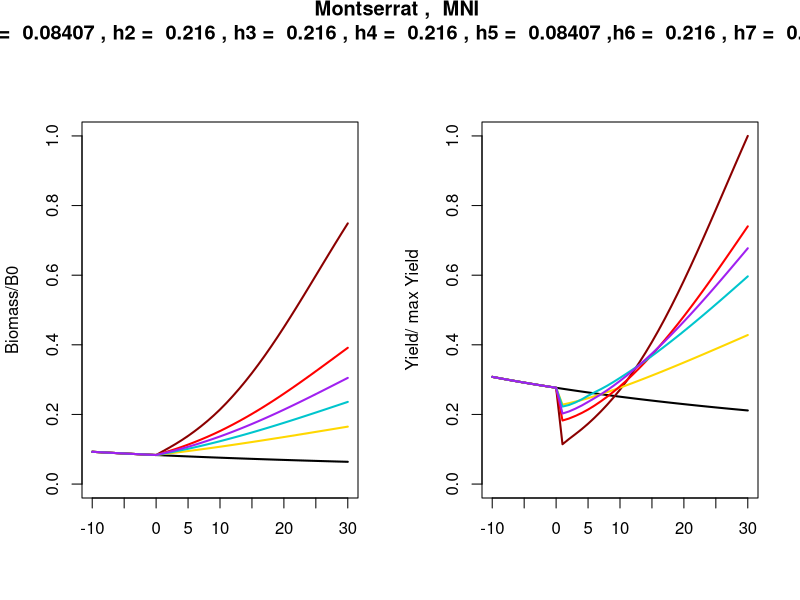

Recreate this plot in R. (Note: this script raises an error after producing the figure.)
#rough draft of FF projections 

rm(list = ls())
params<-read.csv("LifeParms_MNI.csv",header=T)
paramsSite<-read.csv("SiteParams_MNI.csv",header=T)      
      
 
 #################################################
 ##Control parameters                           #
 ##                                             #
 R0=1000                                        
 P=60                #number homogenous patches, differ only in fishing pressure
 TRfraction=1/3      #fraction of TR system to be compared to larger community, no matter how large or small TR system, we look at 2* for relative impact
 yearsOA=100
 yearsTR=30
 OAfrac=0.45          #open access equilibrium B/B0
 ##                                             #     
 ##                                             #     
 ##                                             #     
 ################################################
colvec=c(1,"darkred","gold",3,"turquoise3")
 
 
 
 
      
      #######################
      #Parameter vectors
      #######################
      
      ##import species information
      species<-params$Common              #list of species
      species_site<-params$Site           #list of sites per species
      species_country<-params$Country     #list of country per species
      Linf<-params$Linf                   #BH parameter, asymptotic length
      Linf_units<-params$LinfUnit1        #units cm, mm
      kpar<-params$k                      #BH parameter growth rate
      t0par<-params$t0                    #BH parameter, size at first settlement
      wtpar1<-params$WeightA              #weight at length parameter
      wtpar2<-params$WeightB             #weight at length parameter
      wtunit1<-params$WeightUnit1         #units cm, mm
      wtunit2<-params$WeightUnit3         #units g, kg
      max_age<-round(params$AgeAvg)              #ave max age 
      mat_age<-round(params$MatAge)              #age at maturity
      #M                                  #inst. mortality
      #m<-(1-exp(-M))                     #annual natural mortality
      mort<-params$MortYr                 #annual natural mortality
      pld<-params$PLD                     #pelagic larval duration
      moveRange<-params$Range             #maximum distance of range in linear meters
      moveRange=moveRange/1000            #convert to km
      f<-rep(1,length(species))	          #PLACEHOLDER for vector of fecundity at age
      steep<-params$Steepness             #parameter for recruitment
    
      ##import site information
      site<-as.character(paramsSite$Site)           #list of sites 
      country<-as.character(paramsSite$Country)     #list of country per site
      ##note potential to use municipal size as comparison for larger community, but need similar proxy for indo
      #note potential to add in year of NTZ implementation
      TURFarea<-paramsSite$TURF_sqkm  #TURF area in square km
      NTZarea<-paramsSite$NTZ_sqkm   #NTZ area in square km
      
      #######################
      #simulation setup
      #######################
      
      years<-yearsOA+yearsTR                      #total years for equilibrium and simulation          
      numMA=P*TRfraction                          #number of managed areas within TR system
      numOA=P-numMA
      
     
        #functions for sims
     ##############################
       
      #create functions for sims:
      #PopM will be holder for any population matrix of rows=#ageclasses and col=#areas
      eggsProduce<-function(PopM,ff,ww,mm){             ##function of population in each area, fecundity, weight, maturity
              eggProd=(ff*ww*mm)*PopM       #egg production for each age class, each area
              eggSum=colSums(eggProd)   #total egg production by area, vector of length # areas
              return(eggSum)
              }
      
      #calculates larval dispersal among patches, so far can choose between common larval pool (DL1) and gaussian dispersal (DL2)        
      settle<-function(EggV,Disp){
              settlers=EggV%*%Disp   
              return(settlers)
              }
              
      recruit<-function(setV,rec,ssb,steepness){        
              recruits=(0.8*rec*steepness*setV)/(0.2*ssb*(1.0 -steepness)+(steepness-0.2)*setV)
              return(recruits)}
              
      yieldNumbers<-function(PopM,uVec,vv){       #(pop, given vector of harvest rates for that sim, vv=selectivity)
              Nums=vv*(t(uVec*t(PopM)))
              return(Nums)
              }
                              
      yieldBio<-function(yieldN,ww){
                yieldage=yieldN*ww
                yB=colSums(yieldage)
                return(yB)
                }
                                  
               
      adultSurvival<-function(PopM,yieldN,survivals){
                fished=PopM-yieldN 
                fished[which(fished<0)]=0
                survives=(fished)*survivals
                return(survives)
                }
                
      adultMove<-function(PopM,move){
                adultPop=PopM[-1,]
                movedPop=adultPop%*%move
                addRecruits=rbind(PopM[1,],movedPop)
                return(addRecruits)
                }
                                  
      ageFish<-function(PopM,recruits){
                newPop=matrix(NA,nrow=nrow(PopM),ncol=ncol(PopM))
                newPop[1,]=recruits  #recruits is vector of number of recruits by each area
                newPop[2:nrow(PopM),]=PopM[1:(nrow(PopM)-1),]
                newPop[nrow(PopM),]=newPop[nrow(PopM),]+PopM[nrow(PopM),]
                return(newPop)
                }
      
      
       Biomass<-function(PopM,ww){
                biomassage=PopM*ww
                biomass=colSums(biomassage)
                return(biomass)
                }
      
      
      
      
      
      
      
      
      
      
      
      
      
      
      
      
      
      
      
      
      
      
      
      
      
      
      
      
#                        pdf(file="HilaryPlots.pdf")
        
      #########################################################################################################################
    ##START SIMS OVER SITES##
      
      for(loc in 1:length(paramsSite)){
           
           numNTZ=round((NTZarea[loc]/(TURFarea[loc]+NTZarea[loc]))*numMA)         #number of NTZ areas within the managed areas
           if((numNTZ%%2)==0){                                      #this sets up structure of area with 1 as managed and 0 as NTZ, with NTZ placed in cemter of managed
              MAstructure=c(rep(1,(numMA-numNTZ)/2),rep(0,numNTZ),rep(1,(numMA-numNTZ)/2))
            } else{
              MAstructure=c(rep(1,round((numMA-numNTZ)/2)),rep(0,numNTZ),rep(1,round((numMA-numNTZ)/2)-1))
            }  
          areaSize=(NTZarea[loc]+TURFarea[loc])/numMA
          
          #identify species at site
          species_pointer=which(species_site==site[loc])      #gives vector of locations for the species that belong to this site
          numSpecies=length(species_pointer)
      
           scen3CompareYield=matrix(NA,nrow=numSpecies,ncol=years)      #save scen 3 for species at a site to compare
          #########################################################################################################################
          ##START SIMS OVER SPECIES##
          ###########################
       for(ss in 1:numSpecies){
              sp=species_pointer[ss]  #find the location value for each species
                   
                ages<-NA                         #reset all values so nothing caries over from previous species
                len<-NA
                wt<-NA                
                sigmaL<-NA
                sigmaA<-NA
                mat<-NA
                fec<-NA
                surv<-NA
                v1<-NA
                v2<-NA
                v3<-NA        #placeholder for common size limit across species given length or weight
                
                ages<-seq(0,max_age[sp],1)                                 #vector of ages considered
                len<-Linf[sp]*(1-exp(-kpar[sp]*(ages-t0par[sp])))          #vector of lengths
                #convert length units to match units for wt relationship
                if(Linf_units[sp]!=wtunit1[sp]){
                  if(Linf_units[sp]=="cm") len=len*10
                  if(Linf_units[sp]=="mm") len=len/10
                }
                wt<-wtpar1[sp]*len^wtpar2[sp]                             #vector of mass at age
                if(wtunit2[sp]=="g") wt=wt/1000                                #convert to kg
              
                mat<-c(rep(0,mat_age[sp]),rep(1,max_age[sp]+1-mat_age[sp]))     #vector of to flag mature fish, assuming knife edge maturity
                                                                          #NOTE: this rounds mat age from a conversion from mat length, best to change this to mat length somehow?
                fec<-rep(f[sp],max_age[sp]+1)
                surv<-c(1,rep(1-mort[sp],max_age[sp]))
                
                standardDist<-moveRange[sp]/areaSize                  #Standardized movement range in #patches from center of patch
                sigmaA<-min(standardDist/1.65,20)                  #Adult movement parameter, sd on standard normal gaussian, limit sigma to 20 for matrix setup 
                #placeholder for PLD to area size equation...
                sigmaL<-2                     #Larval dispersal distance parameter, sd on standard normal gaussian
                   
                v1=c(c(0,rep(1,max_age[sp])))  #vector of selectivity ASSUMING fishing all fish age 1 and up, regardless of size   
                v2=c(rep(0,mat_age[sp]+2),rep(1,max_age[sp]-1-mat_age[sp]))           #this allows each species to reach maturity and waits 2 years
                   
                 ##################################
                #Movement
                ##################################

                #dispersal:common larval pool
                	DL1=matrix(1/(P),nrow=P,ncol=P)

                #dispersal:gaussian movement
                	#create movement probability matrix, start with distance matrix
                	area.loc<-seq(-(P-1),2*P,1)
                	area.cur<-seq(1,P,1)

                	#create distance matrix
                	dist<-matrix(NA,nrow=P,ncol=P*3)
                	for(i in 1:P)
                		{
                			for(j in 1:(P*3))
                			{
                			dist[i,j]<-area.cur[i]-area.loc[j]
                			}
                		}
                	#now create the movement matrix of probabilities of movement
                	p.init<-round(exp(-((dist)^2)/(2*(sigmaL^2))),2)

                	#now add matrices on ends to wrap movement and normalize so movement from any one area sums to one
                	p.all<-matrix(NA,nrow=P,ncol=(3*P))
                	for(i in 1:P)
                	{
                		for(j in 1:(3*P))
                		{
                			p.all[i,j]<-(p.init[i,j])/sum(p.init[i,])
                		}
                	}
                  
                	p1<-p.all[,1:P]
                	p2<-p.all[,(2*P+1):(3*P)]
                	parea<-p.all[,(P+1):(2*P)]
                	DL2<-p1+p2+parea


                  ###FOR ADULTS#########
                	p.init.A<-round(exp(-((dist)^2)/(2*(sigmaA^2))),2)

                	#now add matrices on ends to wrap movement and normalize so movement from any one area sums to one
                	p.all.A<-matrix(NA,nrow=P,ncol=(3*P))
                	for(i in 1:P)
                	{
                		for(j in 1:(3*P))
                		{
                			p.all.A[i,j]<-(p.init.A[i,j])/sum(p.init.A[i,])
                		}
                	}
                
                	p1.A<-p.all.A[,1:P]
                	p2.A<-p.all.A[,(2*P+1):(3*P)]
                	parea.A<-p.all.A[,(P+1):(2*P)]
                	DA<-p1.A+p2.A+parea.A

                 ###############################


               
                 
                 
                 
                 
                 
                  ###########################################################################################################################
                  #find u OA and opt for each species and store
                  #find for one area, this does not find opt with movement and pressure
                 
                 
 
                  ####################
                  #starting conditions
                  ####################
                  x=NA
                  initPop=NA
                  initPopM=NA
                  SSB0_area=NA
                  B0_area=NA
             
                  x<-max_age[sp]
                  initPop=rep(NA,x+1)      
                  for(d in 1:(x+1)){                                          #create initial population structure at unfished equilibrium for isolated population
                        if (d==1) initPop[d]=R0
                        if  (d>1 & d<=x) initPop[d]= initPop[(d-1)]*surv[d-1]
                        if  (d>x) initPop[d]=initPop[(d-1)]*surv[d-1]/(1-surv[d])
                        } #end ages
                      
                  SSB0_area=sum(wt*fec*mat*initPop)                  #unfished spawning stock biomass for one area
                  B0_area=sum(wt*initPop)                          #unfished biomass for one area
                  initPopM=matrix(initPop,nrow=x+1,ncol=P)        #initial population matrix, rows represent ages, columns are areas
                  
                  
                   
                    ###########################
                  #function to find optimized harvest rate for single area (equal in each area for now)
                  ##NOTE, this has to be done here for now, as I don't know how to optimize with a function with multiple arguments 
                  maxHarvestRate=function(u){
                    u1=u[1]
                    pop=initPop
                    for(tempy in 1:yearsOA){
                      Eggs=sum(fec*mat*pop*wt)
                      Rec=(0.8*R0*steep[sp]*Eggs)/(0.2*SSB0_area*(1.0 -steep[sp])+(steep[sp]-0.2)*Eggs)
                      yieldB=sum(pop*u1*v1*wt)
                      yield=pop*u1*v1
                      pop=(pop-yield)*surv    
                      ptemp=pop
                      pop[1]<-Rec
                      pop[x+1]<-ptemp[x]+ptemp[x+1]
                      pop[2:x]<-ptemp[1:(x-1)]
                      
                      }
                   
                    return(-yieldB)
                  }
                  
                   
                  #find opt u for v1(selecting age 1 and up)
                  findopt<-optimize(maxHarvestRate,c(0,1))
                  u1_opt<-findopt$minimum
                  
                   #probably a much better way to do this, but optimizing for a different v2 (selecting one year after maturity)
                 maxHarvestRate2=function(u){
                    u1=u[1]
                    pop=initPop
                    for(tempy in 1:yearsOA){
                      Eggs=sum(fec*mat*pop*wt)
                      Rec=(0.8*R0*steep[sp]*Eggs)/(0.2*SSB0_area*(1.0 -steep[sp])+(steep[sp]-0.2)*Eggs)
                      yieldB=sum(pop*u1*v2*wt)
                      yield=pop*u1*v2
                      pop=(pop-yield)*surv    
                      ptemp=pop
                      pop[1]<-Rec
                      pop[x+1]<-ptemp[x]+ptemp[x+1]
                      pop[2:x]<-ptemp[1:(x-1)]
                      
                      }
                   
                    return(-yieldB)
                  }
                  
                   
                  #find opt u for v1(selecting age 1 and up)
                  findopt<-optimize(maxHarvestRate2,c(0,1))
                  u2_opt<-min(findopt$minimum,0.99)
                
                  
                  
                  #now also find an open access that makes sense, such that B/B0 is approximately 0.1, specifically OAfrac from control panel
                  
                  
                  
                  OAHarvestRate=function(u){
                    u1=u[1]
                    pop=initPop
                    for(tempy in 1:yearsOA){
                      Eggs=sum(fec*mat*pop*wt)
                      Rec=(0.8*R0*steep[sp]*Eggs)/(0.2*SSB0_area*(1.0 -steep[sp])+(steep[sp]-0.2)*Eggs)  
                      yieldB=sum(pop*u1*v1*wt)
                      yield=pop*u1*v1
                      pop=(pop-yield)*surv    
                      ptemp=pop
                      pop[1]<-Rec
                      pop[x+1]<-ptemp[x]+ptemp[x+1]
                      pop[2:x]<-ptemp[1:(x-1)]
                      }
                      Biomass=(sum(pop*wt))
                      BioFrac=((Biomass/B0_area)-OAfrac)^2
                    return(BioFrac)
                  }
                  
                  findOA<-optimize(OAHarvestRate,c(0,1))
                  OArate1<-findOA$minimum

                    ####and again for v2
                                  
                  OAHarvestRate2=function(u){
                    u1=u[1]
                    pop=initPop
                    for(tempy in 1:yearsOA){
                      Eggs=sum(fec*mat*pop*wt)
                      Rec=(0.8*R0*steep[sp]*Eggs)/(0.2*SSB0_area*(1.0 -steep[sp])+(steep[sp]-0.2)*Eggs)  
                      yieldB=sum(pop*u1*v2*wt)
                      yield=pop*u1*v2
                      pop=(pop-yield)*surv    
                      ptemp=pop
                      pop[1]<-Rec
                      pop[x+1]<-ptemp[x]+ptemp[x+1]
                      pop[2:x]<-ptemp[1:(x-1)]
                      }
                      Biomass=(sum(pop*wt))
                      BioFrac=((Biomass/B0_area)-OAfrac)^2
                    return(BioFrac)
                  }
                  
                  findOA<-optimize(OAHarvestRate2,c(0,1))
                  OArate2<-findOA$minimum
                  
                  
                  
                  
                  
                  ############################
                  #Scenaro SIMULATION
                  
                  setupA=rep(1,P*TRfraction)      #status quo, no NTZ
                  setupB=MAstructure              #existing NTZ structure
                  setupC=c(rep(1,(numMA-0.5*numMA)/2),rep(0,0.5*numMA),rep(1,(numMA-0.5*numMA)/2))   #20% NTZ 
                  setupD=rep(0,20) #30% of total area is NTZ
                  scenarios=6
                  #currentF=0.28, 
                  current_u<-0.216
                  scens=matrix(NA,nrow=scenarios,ncol=P)
                  #scens[1,]=c(rep(current_u,(P-P*TRfraction)/2),current_u*setupA,rep(current_u,(P-P*TRfraction)/2))#open access at current harvesst rate
                  #scens[1,]=c(rep(OArate1,(P-P*TRfraction)/2),OArate1*setupA,rep(OArate1,(P-P*TRfraction)/2)) #Assume a Catch Limit that is set to maintain current biomass level
                  scens[1,]=c(rep(current_u,(P-P*TRfraction)/2),current_u*setupA,rep(current_u,(P-P*TRfraction)/2)) # Assume current fishing pressure continues
                  scens[2,]=c(rep(u1_opt,(P-P*TRfraction)/2),u1_opt*setupA,rep(u1_opt,(P-P*TRfraction)/2)) #  Catch limit # Reduce harvest by 20%
                  scens[3,]=c(rep(current_u,(P-P*TRfraction)/2),current_u*setupC,rep(current_u,(P-P*TRfraction)/2)) # 16.6% of total are no take
                  scens[4,]=c(rep(current_u,(P-P*TRfraction)/2),current_u*setupD,rep(current_u,(P-P*TRfraction)/2)) # 33% of total area take
                  scens[5,]=c(rep(current_u,(P-P*TRfraction)/2),current_u*setupA,rep(current_u,(P-P*TRfraction)/2)) #minimum size only
                  scens[6,]=c(rep(current_u,(P-P*TRfraction)/2),current_u*setupC,rep(current_u,(P-P*TRfraction)/2)) # minimum size and 20% no take 
                  #[6,]=c(rep(current_u,(P-P*TRfraction)/2),current_u*setupC,rep(current_u,(P-P*TRfraction)/2)) #minimum size plus 20% reserve
                  # #scens[2,]=c(rep(OArate1,(P-P*TRfraction)/2),OArate1*setupB,rep(OArate1,(P-P*TRfraction)/2))# 10 
                  # scens[2,]=c(rep(current_u,(P-P*TRfraction)/2),current_u*setupB,rep(current_u,(P-P*TRfraction)/2))
                  # #scens[3,]=c(rep(OArate1,(P-P*TRfraction)/2),u1_opt*setupB,rep(OArate1,(P-P*TRfraction)/2)) # 10% no take and different (lower) harvest rate closer to the MPA
                  # scens[3,]=c(rep(current_u,(P-P*TRfraction)/2),current_u*setupB,rep(current_u,(P-P*TRfraction)/2))
                  # scens[4,]=c(rep(current_u,(P-P*TRfraction)/2),current_u*setupC,rep(current_u,(P-P*TRfraction)/2)) 
                  # #scens[4,]=c(rep(OArate1,(P-P*TRfraction)/2),u1_opt*setupC,rep(OArate1,(P-P*TRfraction)/2)) # 20% no take
                  # #scens[5,]=c(rep(OArate1,(P-P*TRfraction)/2),u2_opt*setupB,rep(OArate1,(P-P*TRfraction)/2)) # 10% no take
                  # scens[6,]=c(rep(current_u,(P-P*TRfraction)/2),current_u*setupA,rep(current_u,(P-P*TRfraction)/2))
                  # scens[5,]=c(rep(OArate1,(P-P*TRfraction)/2),u2_opt*setupB,rep(OArate1,(P-P*TRfraction)/2))
                  # #scens[5,]=c(rep(OArate1,(P-P*TRfraction)/2),OArate2*setupB,rep(OArate1,(P-P*TRfraction)/2))
                  # #scens[7,]=c(rep(OArate1,(P-P*TRfraction)/2),u2_opt*setupC,rep(OArate1,(P-P*TRfraction)/2))
                  # #scens[8,]=c(rep(OArate1,(P-P*TRfraction)/2),OArate2*setupC,rep(OArate1,(P-P*TRfraction)/2))
                  # 
                  sel1=matrix(v1,nrow=(max_age[sp]+1),ncol=P,byrow=F)          #build matrix of selectivity by age by area, all fully selected                                                   
                  sa=matrix(v1,nrow=(max_age[sp]+1),ncol=(P-P*TRfraction)/2,byrow=F)    #build matrix of selectivity by age by area, managed area with size liimits
                  sb=matrix(v2,nrow=(max_age[sp]+1),ncol=numMA,byrow=F) 
                  sel2=cbind(sa,sb,sa)
                  
                  PopBiomass=matrix(NA,nrow=scenarios,ncol=years)
                  YieldBiomass=matrix(NA,nrow=scenarios,ncol=years)
                  locPopBiomass=matrix(NA,nrow=scenarios,ncol=years)        #local MA
                  locYieldBiomass=matrix(NA,nrow=scenarios,ncol=years)      #local MA
            
                  
                  
                  for(scen in 1:scenarios){
                      
                    
                      
                      #run sims
                      for(tt in 1:years){
                          if(tt<=yearsOA) {
                            uvec=scens[1,]
                            age_v=sel1} else {
                            uvec=scens[scen,]
                            if(scen<5) age_v=sel1 else age_v=sel2            #adjust based on scenarios and selectivity per scenario
                            }
                          if(tt==1) PopSim=initPopM
                          Eggs=eggsProduce(PopSim,fec,wt,mat) 
                          Settlers=settle(Eggs,DL2)
                          Recruits=recruit(Settlers,R0,SSB0_area,steep[sp])
                          YieldN=yieldNumbers(PopSim,uvec,age_v)
                          PopSim=adultSurvival(PopSim,YieldN,surv)
                          PopSim=adultMove(PopSim,DA)
                          PopSim=ageFish(PopSim,Recruits)
                          PopBiomass[scen,tt]=sum(Biomass(PopSim,wt))
                          YieldBiomass[scen,tt]=sum(yieldBio(YieldN,wt))
                          locPopBiomass[scen,tt]=sum(Biomass(PopSim,wt)[((P-P*TRfraction)/2+1):(((P-P*TRfraction)/2)+numMA)])
                          locYieldBiomass[scen,tt]=sum(yieldBio(YieldN,wt)[((P-P*TRfraction)/2+1):(((P-P*TRfraction)/2)+numMA)])
                          
                          }
                        
                      
                       
                    }#end scenarios
                    
                   
                      
                   
#                      windows() 
                         
                      #jpeg(paste("c:/results/p",sp,".jpg") )
                      par( mfrow = c( 1, 2 ), oma = c( 0, 0, 2, 0 ))
                     
                    #colvec=c(1,"gold",3:6,"grey89","darkred")
                    colvec=c(1,"darkred","gold","red","turquoise3","purple","orange")
                    tstart=90  #start graph at year 40 after most of OA access burn in
                   # matplot(t(PopBiomass[,tstart:years]/(B0_area*P)),ylab="Global biomass/Global B0",xaxt="n",ylim=c(0,1),type="l",main=paste(levels(site)[which(levels(site)==site[loc])],", ",levels(species)[which(levels(species)==species[sp])]),col=colvec,lty=1,lwd=2)
#                      axis(1, at=seq(1,(years-tstart+1),5),labels=seq((tstart-yearsOA),yearsTR,5),las=0)
#                    matplot(t(YieldBiomass[,tstart:years]),ylab="Global yield",yaxt="n",xaxt="n",ylim=c(0,max(YieldBiomass[,tstart:years])),type="l",col=colvec,lty=1,lwd=2,)
#                      axis(1, at=seq(1,(years-tstart+1),5),labels=seq((tstart-yearsOA),yearsTR,5),las=0)
#                      axis(2, at=c(0,max(YieldBiomass[,tstart:years])),labels=c("0","MaxGlobal"),las=0)
                    matplot(t(PopBiomass[,tstart:years]/(B0_area*numMA)),main=levels(species)[which(levels(species)==species[sp])],ylab="Biomass/B0",xaxt="n",ylim=c(0,1),type="l",col=colvec,lty=1,lwd=2)
                      axis(1, at=seq(1,(years-tstart+1),5),labels=seq((tstart-yearsOA),yearsTR,5),las=0)
                    matplot(t(YieldBiomass[,tstart:years]/max(YieldBiomass[,tstart:years])),ylab="Yield/ max Yield",xaxt="n",ylim=c(0,1),type="l",col=colvec,lty=1,lwd=2)
                      axis(1, at=seq(1,(years-tstart+1),5),labels=seq((tstart-yearsOA),yearsTR,5),las=0)
                      #axis(2, at=c(0,max(YieldBiomass[,tstart:years])),labels=c("0","Max"),las=0)
                    #plot(1,1,main=c(OArate1,OArate2,u1_opt))
                  title(paste(country[loc],", ",site[loc],"\n h1 = ",signif(OArate1,4),", h2 = ",signif(current_u,4),", h3 = ",signif(current_u,4),", h4 = ",signif(current_u,4),", h5 = ",signif(OArate1,4),",h6 = ",signif(current_u,4),", h7 = ",signif(current_u,4)),outer=T)
                   
          
                        scen3CompareYield[ss,]=YieldBiomass[3,]/max( YieldBiomass[3,])
    
          }#end loop over species  
                          #
                     #build legend
                     legendtext=NA
                     for(leg in 1:numSpecies)  {
                      if(leg==1)legendtext=levels(species)[which(levels(species)==species[species_pointer[leg]])]
                      else  legendtext=c(legendtext,levels(species)[which(levels(species)==species[species_pointer[leg]])]      )
                      }

                      
                     
                     
#                      windows()
#                      par(mfrow=c(1,1) )
#                       matplot(t(scen3CompareYield[,tstart:years]),main=paste(levels(country)[which(levels(country)==country[loc])],", ",levels(site)[which(levels(site)==site[loc])],", Local dispersal"),ylab="Scaled Scenario 3 Yield",xaxt="n",ylim=c(0,0.6),type="l",col=rainbow(numSpecies),lty=1,lwd=2)
#                      axis(1, at=seq(1,(years-tstart+1),5),labels=seq((tstart-yearsOA),yearsTR,5),las=0)
#                      mtext(side=1,"Years",line=2)
#                      legend("topright",legend=legendtext,col=rainbow(numSpecies),cex=0.8,bty="n",lwd=1.5)
                      
                          
                          
                          
                          
     }  #end loop over sites 
  

  
      
par(mfrow=c(1,1))
#  windows()
  plot(1, type="n", axes=F, xlab="", ylab="")
  legend("topleft",legend=c("Scenario 1: BAU","Scenario 2: Catch Limit","Scenario3: 20% MR","Scenario 4: 30% MR ","Scenario 5: Size Limit","Scenario 6: Size limit+ 20% MR"),lty=1,col=colvec,cex=1.3,bty="n",lwd=3)  
  
#dev.off()

